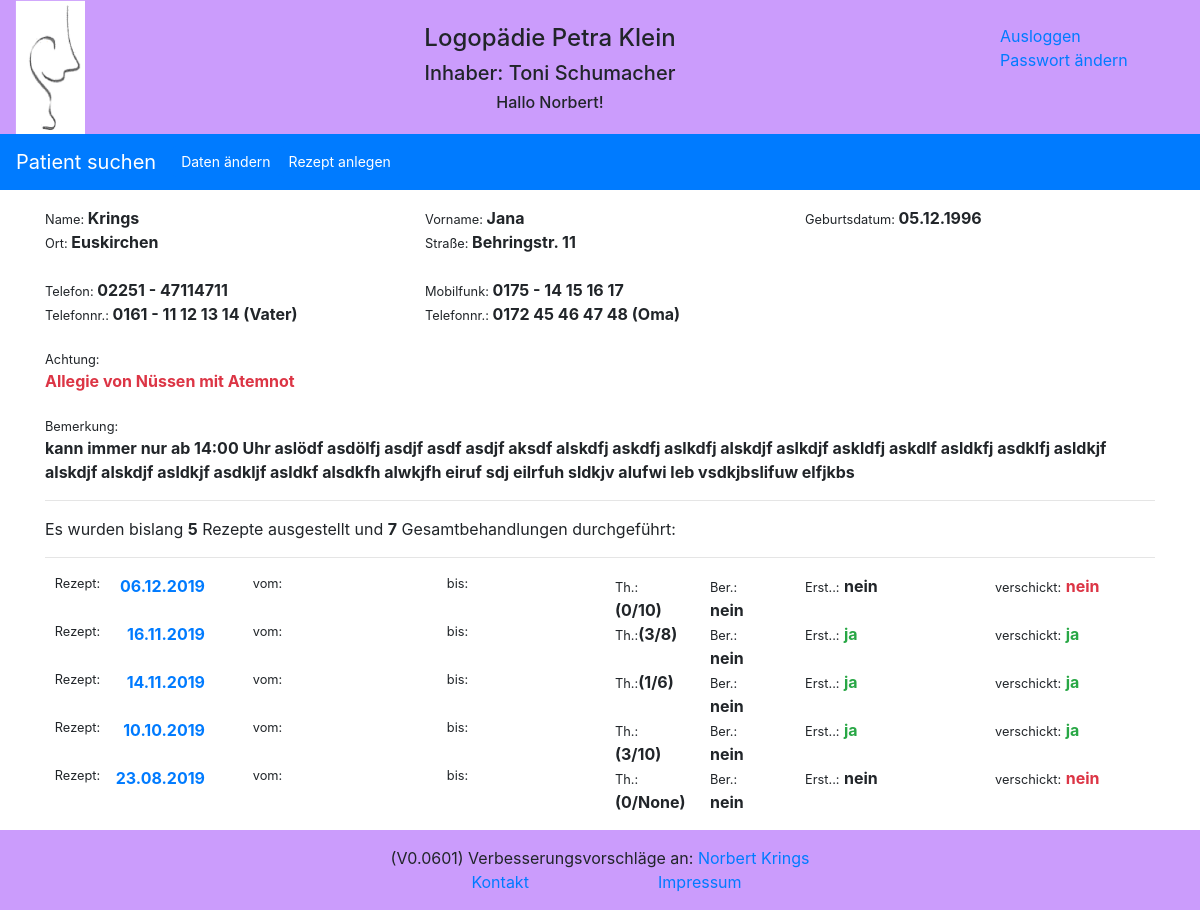
The app's page /reports/patient/1/ (signed in), older data.
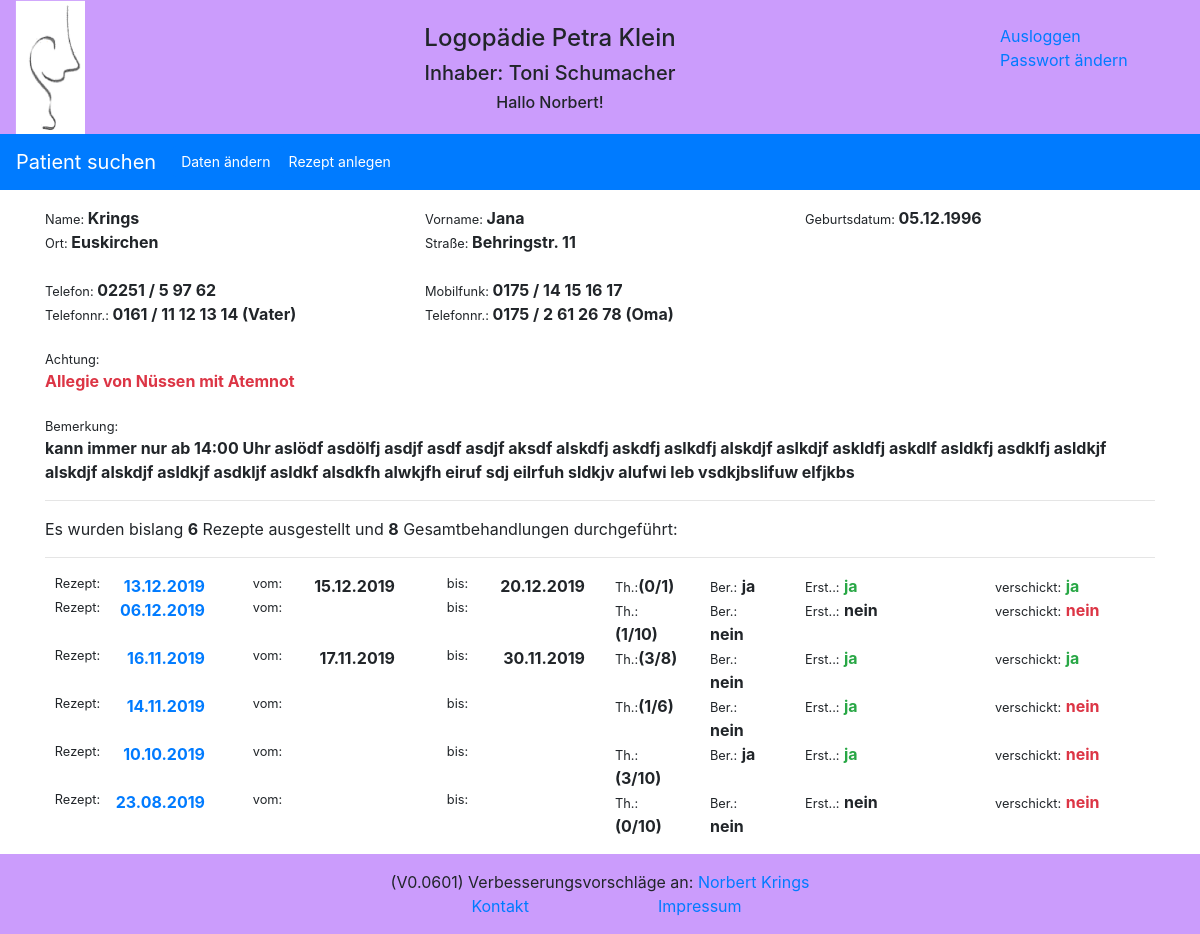
The same page, newer data.
### reports/models.py (models this page shows, shortened)
class Patient(models.Model):
    GENDER = (
        ('1', 'weiblich'),
        ('2', 'männlich'),
    )
    pa_first_name = models.CharField(max_length=50)
    pa_last_name = models.CharField(max_length=50)
    pa_street = models.CharField(max_length=100)
    pa_city = models.CharField(max_length=255)
    pa_phone = models.CharField(max_length=35, blank=True, default='', null=True)
    pa_cell_phone = models.CharField(max_length=35, blank=True, default='', null=True)
    pa_cell_phone_add1 = models.CharField(max_length=35, blank=True, default='', null=True)
    pa_cell_phone_add2 = models.CharField(max_length=35, blank=True, default='', null=True)
    pa_date_of_birth = models.DateField(default='1900-01-01')
    pa_gender = models.CharField(max_length=1, choices=GENDER, default='1')
    pa_attention = models.CharField(max_length=100, blank=True, default='')
    pa_note = models.CharField(max_length=255, blank=True, default='')

class Therapy(models.Model):
    recipe_date = models.DateField(auto_now=False, auto_now_add=False)
    therapy_regulation_amount = models.IntegerField(blank=True, null=True)
    therapy_duration = models.CharField(max_length=10, default='')
    therapy_frequence = models.CharField(max_length=5, default='')
    therapy_rid_of = models.BooleanField(default=False, null=True)
    therapy_report_no_yes = models.BooleanField(default=True)
    therapy_indication_key = models.CharField(max_length=10, default='')
    therapy_icd_cod = models.CharField(max_length=10, default='')
    therapy_doctor = models.ForeignKey(Doctor, on_delete=models.CASCADE)
    patients = models.ForeignKey(Patient, on_delete=models.CASCADE)

### reports/views.py (the view)
# urls.py: path('patient/<id>/', views.patient, name='patient'),
def patient(request, id=id):
    try:
        patient_result = Patient.objects.get(id=id)
        patient_helper = patient_result.id
        therapy_result = Therapy.objects.filter(patients_id=patient_helper).order_by('-recipe_date')
        therapy_result_count = therapy_result.count()
        process_result_count = 0
        i = 0
        for therapy_result_item in therapy_result:
            process_result_count = Process_report.objects.filter(therapy_id=therapy_result_item.id).count() + process_result_count
            therapy_result[i].single = Process_report.objects.filter(therapy_id=therapy_result_item.id).count()
            therapy_report_result = Therapy_report.objects.filter(therapy_id=therapy_result_item.id)
            try:
                therapy_result[i].therapy_start = therapy_report_result[0].therapy_start
                therapy_result[i].therapy_end = therapy_report_result[0].therapy_end
                therapy_result[i].report_date = therapy_report_result[0].report_date
                therapy_result[i].report_id = therapy_report_result[0].id
            except:
                logger.info("Try Exception")
            i = i + 1
        logger.info('patient: Patient mit der ID: ' + str(id) + ' aufgerufen')
        return render(request, 'reports/patient.html', {'patient': patient_result,
                                                        'therapy': therapy_result,
                                                        'therapy_count': therapy_result_count,
                                                        'process_count': process_result_count
                                                        })
    except ObjectDoesNotExist:
        logger.info('patient: Objekt existiert nicht')
        return redirect('/reports/')

### reports/templates/reports/patient.html (shortened to what this page needs)
{% extends "base.html" %}
{% block extrahead %}
    {% load static %}
    <link rel="stylesheet" href="{% static 'reports/style_e2.css' %}">
{% endblock %}
{% block nav %}
<nav class="navbar navbar-expand-sm bg-primary navbar-dark">
  <a class="navbar-brand" href="{% url 'reports:index' %}" >Patient suchen</a>
  <div class="collapse navbar-collapse" id="collapsibleNavbar">
    <ul class="navbar-nav">
      <li class="nav-item">
          <a class="btn btn-primary btn-sm" href="{% url 'reports:edit_patient' patient.id %}" role="button">Daten ändern</a>
      </li>
      <li class="nav-item">
          <a class="btn btn-primary btn-sm" href="{% url 'reports:add_therapy' %}?id={{ patient.id }}" role="button">Rezept anlegen</a>
      </li>
    </ul>
  </div>
</nav>
{% endblock %}
{% block content %}
<content>
    <div class="container">
        <div class="row">
            <div class="col-sm">
                <div class="small inline">Name: </div> <strong> {{ patient.pa_last_name}}</strong>
            </div>
            <div class="col-sm">
                <div class="small inline">Vorname: </div> <strong> {{ patient.pa_first_name}}</strong>
            </div>
            <div class="col-sm">
                <div class="small inline">Geburtsdatum: </div> <strong> {{ patient.pa_date_of_birth|date:"d.m.Y" }}</strong>
            </div>
        </div>
        <div class="row">
            <div class="col-sm">
                <div class="small inline">Ort: </div> <strong> {{ patient.pa_city}}</strong>
            </div>
            <div class="col-sm">
                <div class="small inline">Straße: </div> <strong>  {{ patient.pa_street}}</strong>
            </div>
            <div class="col-sm">
            </div>
        </div>
        <br>
        <div class="row">
            <div class="col-sm">
                <div class="small inline">Telefon: </div> <strong> {% if patient.pa_phone %} {{ patient.pa_phone }} {% endif %}</strong>
            </div>
            <div class="col-sm">
                <div class="small inline">Mobilfunk: </div> <strong> {% if patient.pa_cell_phone %} {{ patient.pa_cell_phone }} {% endif %}</strong>
            </div>
            <div class="col-sm">
            </div>
        </div>
        <div class="row">
            <div class="col-sm">
              <div class="small inline">Telefonnr.: </div> <strong> {% if patient.pa_cell_phone_add1 %} {{ patient.pa_cell_phone_add1 }} {% endif %}</strong>
            </div>
            <div class="col-sm">
                <div class="small inline">Telefonnr.: </div> <strong> {% if patient.pa_cell_phone_add2 %} {{ patient.pa_cell_phone_add2 }} {% endif %}</strong>
            </div>
            <div class="col-sm">
            </div>
        </div>
        <br>
        <div class="row">
            <div class="col-sm-8">
                <div class="small">Achtung: </div> <strong><div class="text-danger"> {{ patient.pa_attention }}</div></strong>
            </div>
            <div class="col-sm-4">
            </div>
        </div>
        <br>
        <div class="row">
            <div class="col-sm">
                <div class="small">Bemerkung: </div> <strong> {{ patient.pa_note }}</strong>
            </div>
        </div>
    </div>
    <div class="container">
        <hr>
        <div class="row">
            <div class="col-sm">
                Es wurden bislang <strong>{{ therapy_count }}</strong> Rezepte ausgestellt und <strong>{{ process_count }}</strong> Gesamtbehandlungen durchgeführt:
            </div>
        </div>
        <hr>
        {% for item in therapy %}
        <div class="row">
            <div class="col-sm-1 text-center small inline">Rezept:</div>
            <div class="col-sm-1"><span class="float-right"><strong><a href="/reports/therapy/{{ item.id }}/"> {{ item.recipe_date|date:"d.m.Y" }}</a></strong></span></div>
            <div class="col-sm-1 text-center small">vom: </div>
            <div class="col-sm-1"><span class="float-right"><strong>{{ item.therapy_start|date:"d.m.Y" }}</strong></span></div>
            <div class="col-sm-1 text-center small">bis: </div>
            <div class="col-sm-1"><span class="float-right"><strong>{{ item.therapy_end|date:"d.m.Y" }}</strong></span></div>
            <div class="col-sm-1"><div class="small inline">Th.:</div><strong>({{ item.single }}/{{ item.therapy_regulation_amount }})</strong></div>
            <div class="col-sm-1"><div class="small inline">Ber.:</div> <strong>{% if item.therapy_report_no_yes %} ja {% else %} nein {% endif %}</strong></div>
            <div class="col-sm-2"><div class="small inline">Erst..:</div> <strong>{% if item.report_id %}<div class="text-success inline">ja</div> {% else %} nein {% endif %}</strong></div>
            <div class="col-sm-2"><div class="small inline">verschickt:</div> <strong>{% if item.report_date %} <div class="text-success inline">ja</div> {% else %} <div class="text-danger inline">nein</div> {% endif %}</strong></div>
        </div>
        {% endfor %}
    </div>
</content>
{% endblock %}

### reports/templates/base.html (shortened to what this page needs)
<!doctype html>
<html lang="de">
<head>
    {% load static %}
    <link rel="stylesheet" href="https://stackpath.bootstrapcdn.com/bootstrap/4.1.3/css/bootstrap.min.css">
    <link rel="stylesheet" href="{% static 'reports/logopaedie.css' %}">
    {% block extrahead %}{% endblock %}
</head>
<body>
{% include "header.html" %}
{% if user.is_authenticated %}
    {% block nav %}{% endblock %}
    {% block content %}{% endblock %}
{% else %}
    {% include "notlogin.html" %}
{% endif %}
<br>
<br>
<br>
<br>
{% include "footer.html" %}
</body>
</html>

### reports/templates/header.html (shortened to what this page needs)
    {% load static %}
    <div class="container-fluid text-center header">
        <div class="row" >
            <div class="col-sm-1 d-none d-md-block">
                <img src="{% static 'reports/images/logopaedie.png' %}" width=70px margin="0" alt="Logopädie">
            </div>
            <div class="col-sm-9">
                <div class="row">
                    <div class="col-sm">
                    </div>
                </div>
                <div class="row">
                    <div class="col-sm">
                        <h4>Logopädie Petra Klein</h4>
                    </div>
                </div>
                <div class="row" >
                    <div class="col-sm d-none d-md-block">
                        <h5>Inhaber: Toni Schumacher</h5>
                    </div>
                </div>
                <div class="row">
                    <div class="col-sm d-none d-md-block">
                        <h6>{% if user.is_authenticated %} Hallo {{ user.first_name }}! {% endif %}</h6>
                    </div>
                </div>
            </div>
            <div class="col-sm-2 d-none d-md-block">
                <div class="col-sm">
                </div>
                {% if user.is_authenticated %}
                <div class="row"><a href="{% url 'logout' %}">Ausloggen</a></div>
                <div class="row"><a href="{% url 'password_change' %}">Passwort ändern</a></div>
                {% endif %}
            </div>
        </div>
    </div>

### reports/templates/footer.html
       <div class="footer" text-center header>
            <div class="row" >
                <div class="col-sm d-none d-md-block">
                    (V0.0601) Verbesserungsvorschläge an: <a href="mailto:norbert.krings@t-online.de"> Norbert Krings</a>
                </div>
            </div>
            <div class="row">
                <div class="col-sm-4">
                </div>
                <div class="col-sm-2 d-none d-md-block">
                    <a href="#kontakt.html">Kontakt</a>
                </div>
                <div class="col-sm-2">
                    <a href="{% url 'reports:impressum' %}">Impressum</a>
                </div>
                <div class="col-sm-4">
                </div>
            </div>
       </div>

### reports/static/reports/logopaedie.css (style rules this page uses)
.header { background-color: #cb9cfc; }
.footer { position: fixed; right: 0; bottom: 0; left: 0; padding: 1rem; background-color: #cb9cfc; text-align: center; }

### reports/static/reports/style_e2.css (style rules this page uses)
body { grid-template-columns: 175px 4fr; }
content { grid-column: 2 / 5; grid-row: 2 / 4; }
.inline { display: inline; }

Row changes from the older to the newer data that the page shows:
changed Patient "Krings": pa_phone "02251 - 47114711" → "02251 / 5 97 62"; pa_cell_phone "0175 - 14 15 16 17" → "0175 / 14 15 16 17"; pa_cell_phone_add1 "0161 - 11 12 13 14 (Vater)" → "0161 / 11 12 13 14 (Vater)"; pa_cell_phone_add2 "0172 45 46 47 48 (Oma)" → "0175 / 2 61 26 78 (Oma)"
added Therapy: recipe_date "13.12.2019", therapy_start "15.12.2019", therapy_end "20.12.2019", single "0", therapy_regulation_amount "1", therapy_report_no_yes "ja"
changed Therapy (number 2 of 6 on the later page): single "0" → "1"
shown differently, row unchanged: Therapy (number 3 of 6 on the later page): therapy_start (not shown) → "17.11.2019"; therapy_end (not shown) → "30.11.2019"
changed Therapy (number 4 of 6 on the later page): text "ja" → "nein"
changed Therapy (number 5 of 6 on the later page): therapy_report_no_yes "nein" → "ja"; text "ja" → "nein"
changed Therapy (number 6 of 6 on the later page): therapy_regulation_amount "None" → "10"
Text that changed along with them:
{{ therapy_count }}: "5" → "6"
{{ process_count }}: "7" → "8"
